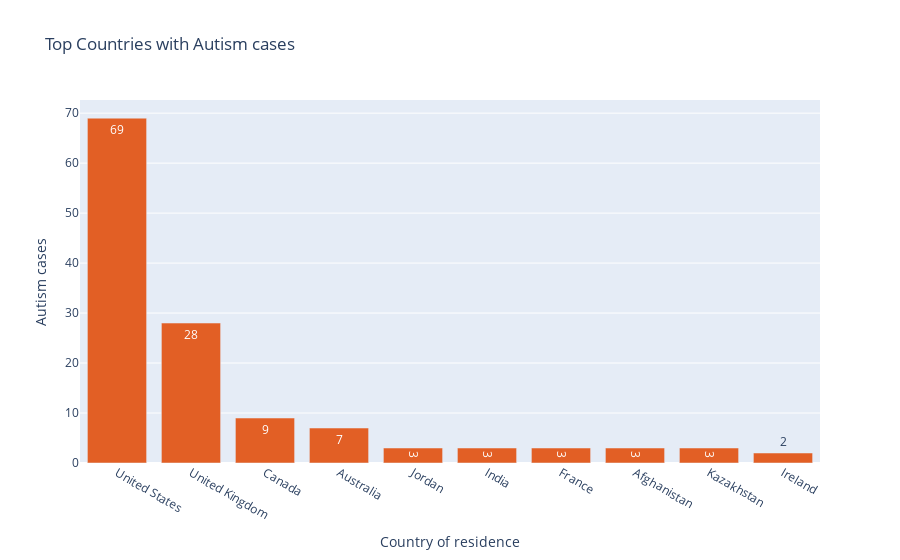

Write notebook code for a chart like this one.
### Code cell
figbar = px.bar(asd_by_country.sort_values('Class/ASD', ascending = False)[:10], x = 'country_of_res', y = 'Class/ASD', text = 'Class/ASD',
            color_discrete_sequence = ['#e25f25'], title = 'Top Countries with Autism cases',
            labels = {'Class/ASD' : 'Autism cases', 'country_of_res' : 'Country of residence'})
figbar.update_layout(showlegend = False)

### Figure 1 — Plotly figure (JSON) as saved in the notebook; plotly's stock layout.template omitted (floating-point values rounded to 4 significant figures)
{"data": [{"alignmentgroup": "True", "hovertemplate": "Country of residence=%{x}<br>Autism cases=%{text}<extra></extra>", "legendgroup": "", "marker": {"color": "#e25f25", "pattern": {"shape": ""}}, "name": "", "offsetgroup": "", "orientation": "v", "showlegend": false, "text": [69, 28, 9, 7, 3, 3, 3, 3, 3, 2], "textposition": "auto", "type": "bar", "x": ["United States", "United Kingdom", "Canada", "Australia", "Jordan", "India", "France", "Afghanistan", "Kazakhstan", "Ireland"], "xaxis": "x", "y": [69, 28, 9, 7, 3, 3, 3, 3, 3, 2], "yaxis": "y"}], "layout": {"barmode": "relative", "legend": {"tracegroupgap": 0}, "showlegend": false, "title": {"text": "Top Countries with Autism cases"}, "xaxis": {"anchor": "y", "domain": [0, 1], "title": {"text": "Country of residence"}}, "yaxis": {"anchor": "x", "domain": [0, 1], "title": {"text": "Autism cases"}}}}
